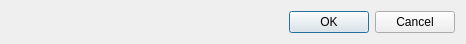
<?xml version="1.0" encoding="UTF-8"?>
<ui version="4.0">
 <class>DlgDataIOImportSOC</class>
 <widget class="QDialog" name="DlgDataIOImportSOC">
  <property name="windowModality">
   <enum>Qt::ApplicationModal</enum>
  </property>
  <property name="geometry">
   <rect>
    <x>0</x>
    <y>0</y>
    <width>466</width>
    <height>41</height>
   </rect>
  </property>
  <property name="sizePolicy">
   <sizepolicy hsizetype="Fixed" vsizetype="Fixed">
    <horstretch>0</horstretch>
    <verstretch>0</verstretch>
   </sizepolicy>
  </property>
  <property name="windowTitle">
   <string>Load a Custom Soil Organic Carbon (SOC) dataset</string>
  </property>
  <property name="modal">
   <bool>true</bool>
  </property>
  <layout class="QVBoxLayout" name="verticalLayout">
   <item>
    <widget class="QDialogButtonBox" name="btnBox">
     <property name="orientation">
      <enum>Qt::Horizontal</enum>
     </property>
     <property name="standardButtons">
      <set>QDialogButtonBox::Cancel|QDialogButtonBox::Ok</set>
     </property>
    </widget>
   </item>
  </layout>
 </widget>
 <resources/>
 <connections>
  <connection>
   <sender>btnBox</sender>
   <signal>accepted()</signal>
   <receiver>DlgDataIOImportSOC</receiver>
   <slot>accept()</slot>
   <hints>
    <hint type="sourcelabel">
     <x>248</x>
     <y>254</y>
    </hint>
    <hint type="destinationlabel">
     <x>157</x>
     <y>274</y>
    </hint>
   </hints>
  </connection>
  <connection>
   <sender>btnBox</sender>
   <signal>rejected()</signal>
   <receiver>DlgDataIOImportSOC</receiver>
   <slot>reject()</slot>
   <hints>
    <hint type="sourcelabel">
     <x>316</x>
     <y>260</y>
    </hint>
    <hint type="destinationlabel">
     <x>286</x>
     <y>274</y>
    </hint>
   </hints>
  </connection>
 </connections>
</ui>
